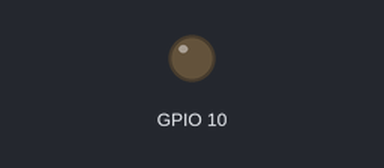
Simulated run of this program. Board: Raspberry Pi (BCM pin numbers). On the bench: output pins drawn as LEDs (lit = HIGH). Random numbers come from a fixed seed.

Above: at 8.65 s.
At 34.13 s:
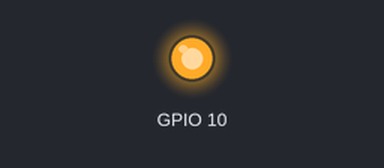
Timing chart, 0 to 40.0 s (numbered marks = the images above):
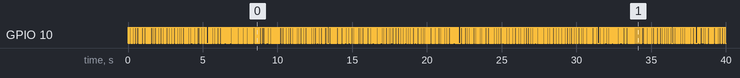

The program:

hello.py
```python
from time import sleep

import random
import pigpio

# とりあえずGPIO18ピンをLチカ

while True:
    pi = pigpio.pi()
    pi.set_mode(10, pigpio.OUTPUT)
    pi.write(10, 1)
    sleep(random.uniform(0,0.1))
    pi.write(10, 0)
    sleep(random.uniform(0,0.1))
```
